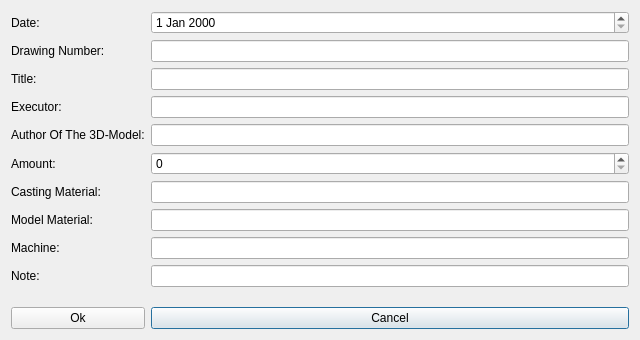
<?xml version="1.0" encoding="UTF-8"?>
<ui version="4.0">
 <class>NewItemWindow</class>
 <widget class="QDialog" name="NewItemWindow">
  <property name="geometry">
   <rect>
    <x>0</x>
    <y>0</y>
    <width>640</width>
    <height>340</height>
   </rect>
  </property>
  <property name="minimumSize">
   <size>
    <width>640</width>
    <height>340</height>
   </size>
  </property>
  <property name="maximumSize">
   <size>
    <width>640</width>
    <height>340</height>
   </size>
  </property>
  <property name="windowTitle">
   <string>Dialog</string>
  </property>
  <layout class="QGridLayout" name="gridLayout">
   <item row="8" column="1">
    <widget class="QLineEdit" name="LE_modelMaterial"/>
   </item>
   <item row="6" column="1">
    <widget class="QSpinBox" name="SPB_amount"/>
   </item>
   <item row="9" column="0">
    <widget class="QLabel" name="L_machine">
     <property name="text">
      <string>Machine:</string>
     </property>
    </widget>
   </item>
   <item row="0" column="1">
    <widget class="QDateEdit" name="DE_date"/>
   </item>
   <item row="2" column="1">
    <widget class="QLineEdit" name="LE_title"/>
   </item>
   <item row="2" column="0">
    <widget class="QLabel" name="L_title">
     <property name="text">
      <string>Title:</string>
     </property>
    </widget>
   </item>
   <item row="8" column="0">
    <widget class="QLabel" name="L_modelMaterial">
     <property name="text">
      <string>Model Material:</string>
     </property>
    </widget>
   </item>
   <item row="4" column="1">
    <widget class="QLineEdit" name="LE_executor"/>
   </item>
   <item row="6" column="0">
    <widget class="QLabel" name="L_amount">
     <property name="text">
      <string>Amount:</string>
     </property>
    </widget>
   </item>
   <item row="1" column="0">
    <widget class="QLabel" name="L_drawingNumber">
     <property name="text">
      <string>Drawing Number:</string>
     </property>
    </widget>
   </item>
   <item row="7" column="0">
    <widget class="QLabel" name="L_castingMaterial">
     <property name="text">
      <string>Casting Material:</string>
     </property>
    </widget>
   </item>
   <item row="11" column="1">
    <spacer name="verticalSpacer">
     <property name="orientation">
      <enum>Qt::Orientation::Vertical</enum>
     </property>
     <property name="sizeHint" stdset="0">
      <size>
       <width>20</width>
       <height>40</height>
      </size>
     </property>
    </spacer>
   </item>
   <item row="12" column="1">
    <widget class="QPushButton" name="PB_cancel">
     <property name="text">
      <string>Cancel</string>
     </property>
    </widget>
   </item>
   <item row="7" column="1">
    <widget class="QLineEdit" name="LE_castingMaterial"/>
   </item>
   <item row="9" column="1">
    <widget class="QLineEdit" name="LE_machine"/>
   </item>
   <item row="10" column="0">
    <widget class="QLabel" name="L_note">
     <property name="text">
      <string>Note:</string>
     </property>
    </widget>
   </item>
   <item row="0" column="0">
    <widget class="QLabel" name="L_date">
     <property name="text">
      <string>Date:</string>
     </property>
    </widget>
   </item>
   <item row="10" column="1">
    <widget class="QLineEdit" name="LE_note"/>
   </item>
   <item row="1" column="1">
    <widget class="QLineEdit" name="LE_drawingNumber"/>
   </item>
   <item row="4" column="0">
    <widget class="QLabel" name="L_executor">
     <property name="text">
      <string>Executor:</string>
     </property>
    </widget>
   </item>
   <item row="12" column="0">
    <widget class="QPushButton" name="PB_ok">
     <property name="text">
      <string>Ok</string>
     </property>
    </widget>
   </item>
   <item row="5" column="0">
    <widget class="QLabel" name="L_author">
     <property name="text">
      <string>Author Of The 3D-Model:</string>
     </property>
    </widget>
   </item>
   <item row="5" column="1">
    <widget class="QLineEdit" name="LE_author"/>
   </item>
  </layout>
 </widget>
 <resources/>
 <connections/>
</ui>
